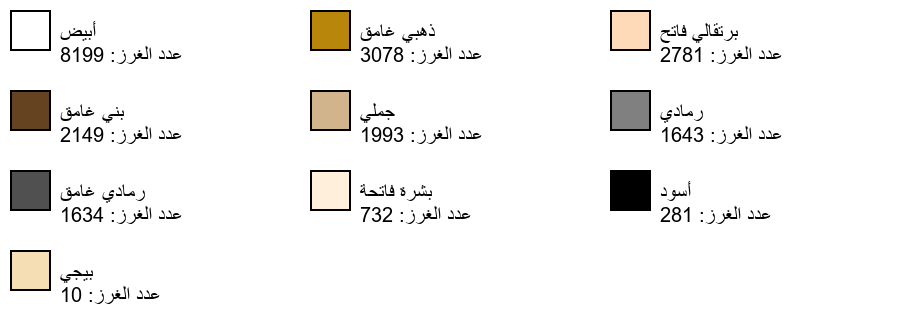
#> input picture test_palette_debug.png, 900 x 320 px, given in place of out.png, which was not available
$ python image_analyzer.py out.png
#> lines starting #> are read from the running program, lines starting #| are printed output that depends on the picture; pictures that were not available may be replaced by others from this repository, and a replacement may not be noted
"""
Image Complexity Analyzer - Recommends optimal pattern size

This module analyzes uploaded images to determine:
- Detail level (high/medium/low)
- Optimal grid size
- Recommended size range
"""

from PIL import Image, ImageFilter
import numpy as np

# Bug #6: Hard floor — below this, output is meaningless regardless of recommendation
ABSOLUTE_MINIMUM_SIZE = 20


def analyze_image_complexity(image_path):
    """
    Analyze image to recommend optimal grid size.

    Args:
        image_path (str): Path to the image file

    Returns:
        dict: {
            'recommended_size': int,
            'min_size': int,
            'max_size': int,
            'detail_level': 'low'|'medium'|'high',
            'original_size': (width, height),
            'stats': dict  # Additional statistics
        }
    """
#> called with image_path = 'out.png'
    # Load image
    img = Image.open(image_path).convert('RGB')
#> img is the input picture: PIL image 900x320 RGB; mean R, G, B 243.5, 242.6, 241.2
    width, height = img.size
#> width = 900; height = 320

    # Calculate color complexity
    color_complexity = _calculate_color_complexity(img)

    # Calculate edge density
    edge_density = _calculate_edge_density(img)

    # Determine detail level and recommended size
    detail_level, recommended = _determine_size(
        width, height, color_complexity, edge_density
    )

    return {
        'recommended_size': recommended,
        'min_size': ABSOLUTE_MINIMUM_SIZE,          # Bug #6: always 20, never locked to recommendation
        'max_size': min(500, recommended + 100),
        'warning_threshold': recommended // 2,       # Bug #6: warn if user picks below half recommendation
        'detail_level': detail_level,
        'original_size': (width, height),
        'stats': {
            'color_complexity': color_complexity,
            'edge_density': edge_density,
        }
    }


def _calculate_color_complexity(img):
    """Calculate number of distinct colors (complexity metric)"""
    # Resize for faster analysis
    img_small = img.copy()
    img_small.thumbnail((200, 200))
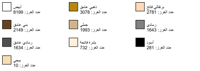
#> img_small: PIL image 200x71 RGB; mean R, G, B 243.2, 242.4, 241

    # Count unique colors
    colors = img_small.getcolors(maxcolors=100000)
#> colors = 418 items

    if colors is None:
        # Too many colors
        return 1.0

    unique_count = len(colors)
#> unique_count = 418
#> in analyze_image_complexity, `color_complexity = _calculate_color_complexity(img)`: color_complexity = 0.648

    # Normalize to 0-1 range
    # 0-100 colors = simple (0.0-0.3)
    # 100-500 colors = medium (0.3-0.7)
    # 500+ colors = complex (0.7-1.0)
    if unique_count < 100:
        return unique_count / 300  # 0.0 - 0.33
    elif unique_count < 500:
        return 0.33 + (unique_count - 100) / 1000  # 0.33 - 0.73
    else:
        return min(0.73 + (unique_count - 500) / 2000, 1.0)  # 0.73 - 1.0


def _calculate_edge_density(img):
    """Calculate edge density using simple filter (complexity metric)"""
    # Convert to grayscale
    grey = img.convert('L')
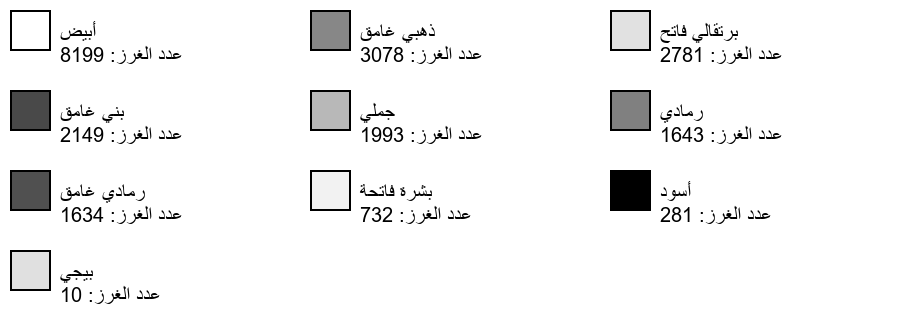
#> grey: PIL image 900x320 L; min 0, max 255, mean 242.7

    # Resize for faster processing
    grey.thumbnail((400, 400))
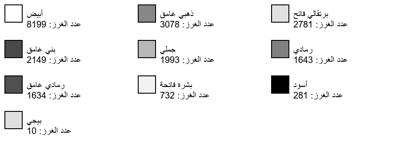
#> grey: PIL image 400x142 L; min 0, max 255, mean 242.4

    # Apply edge detection filter
    edges = grey.filter(ImageFilter.FIND_EDGES)
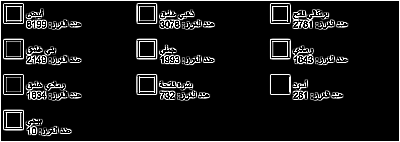
#> edges: PIL image 400x142 L; min 0, max 255, mean 22.7

    # Convert to numpy for analysis
    edge_array = np.array(edges)

    # Count edge pixels (bright pixels in edge image)
    edge_pixels = np.sum(edge_array > 30)  # Threshold
#> edge_pixels = 6682
    total_pixels = edge_array.size
#> total_pixels = 56800

    density = edge_pixels / total_pixels
#> density = 0.118
#> in analyze_image_complexity, `edge_density = _calculate_edge_density(img)`: edge_density = 0.588

    # Normalize to 0-1
    # 0-0.05 = simple (few edges)
    # 0.05-0.15 = medium
    # 0.15+ = complex (many edges)
    return min(density / 0.2, 1.0)


def _determine_size(width, height, color_complexity, edge_density):
    """
    Determine detail level and recommended size.

    Logic:
    - High detail: Many colors OR many edges → Need larger grid
    - Medium detail: Moderate complexity → Medium grid
    - Low detail: Simple image → Smaller grid is fine
    """
#> called with width = 900, height = 320, color_complexity = 0.648, edge_density = 0.588
    max_dimension = max(width, height)
#> max_dimension = 900

    # Combined complexity score (0-1)
    complexity = (color_complexity * 0.4) + (edge_density * 0.6)
#> complexity = 0.612
    # Edge density weighted more as it's better indicator of detail

    if complexity > 0.65:
        # High detail
        detail_level = 'high'
        # Use 30-40% of original dimension
        recommended = int(max_dimension * 0.35)
    elif complexity > 0.35:
        # Medium detail
        detail_level = 'medium'
        # Use 20-25% of original dimension
        recommended = int(max_dimension * 0.22)
#> recommended = 198
    else:
        # Low detail
        detail_level = 'low'
        # Use 12-15% of original dimension
        recommended = int(max_dimension * 0.13)

    # Constrain to reasonable range (100-400 stitches)
    recommended = max(100, min(400, recommended))

    # Round to nearest 10 for cleaner numbers
    recommended = round(recommended / 10) * 10
#> recommended = 200

    return detail_level, recommended


# Testing function
if __name__ == "__main__":
    import sys
    if len(sys.argv) > 1:
        result = analyze_image_complexity(sys.argv[1])
#> in analyze_image_complexity, `detail_level, recommended = _determine_size( width, height, color_comp..`: detail_level = 'medium'; recommended = 200
#> result = 7 items
        print(f"📊 Image Analysis:")
        print(f"  Original size: {result['original_size']}")
#|   Original size: (900, 320)
        print(f"  Detail level: {result['detail_level']}")
#|   Detail level: medium
        print(f"  Recommended: {result['recommended_size']} stitches")
#|   Recommended: 200 stitches
        print(f"  Range: {result['min_size']}-{result['max_size']}")
#|   Range: 20-300
        print(f"  Color complexity: {result['stats']['color_complexity']:.2f}")
#|   Color complexity: 0.65
        print(f"  Edge density: {result['stats']['edge_density']:.2f}")
#|   Edge density: 0.59
